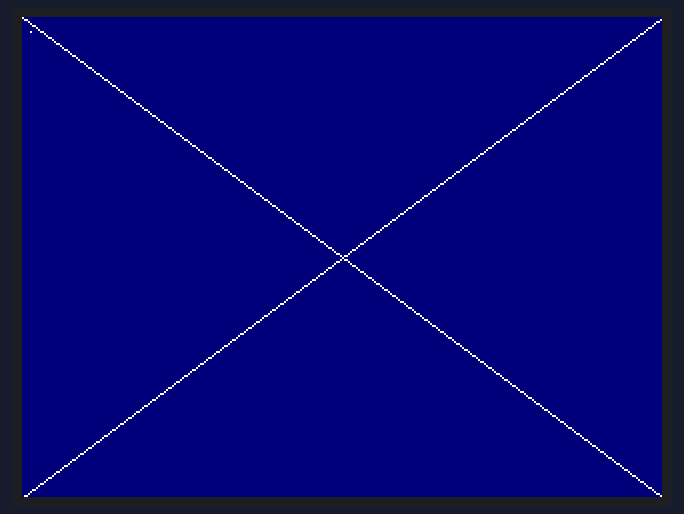
Simulated run of this sketch. Board: ESP32. Parts: 320×240 colour display.

Above: at 0.6 s.
At 1.1 s:
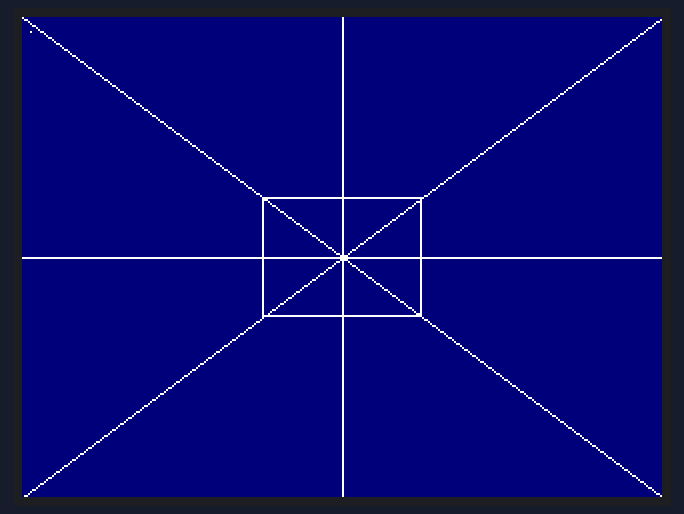
At 1.6 s:
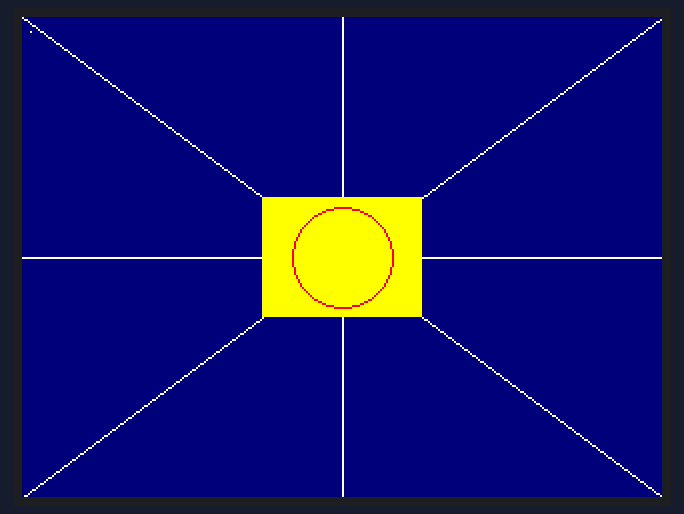
At 2.11 s:
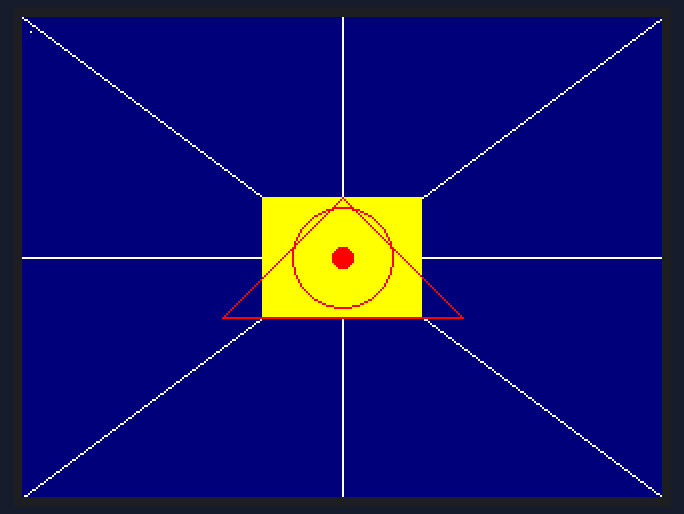
At 2.9 s:
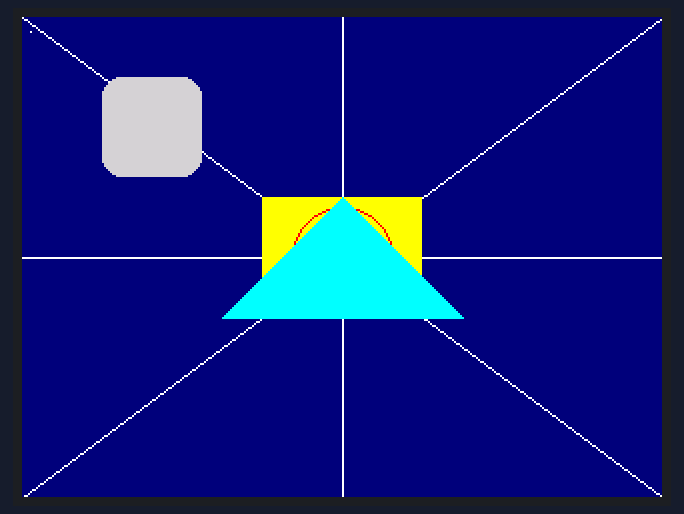
At 9.36 s:
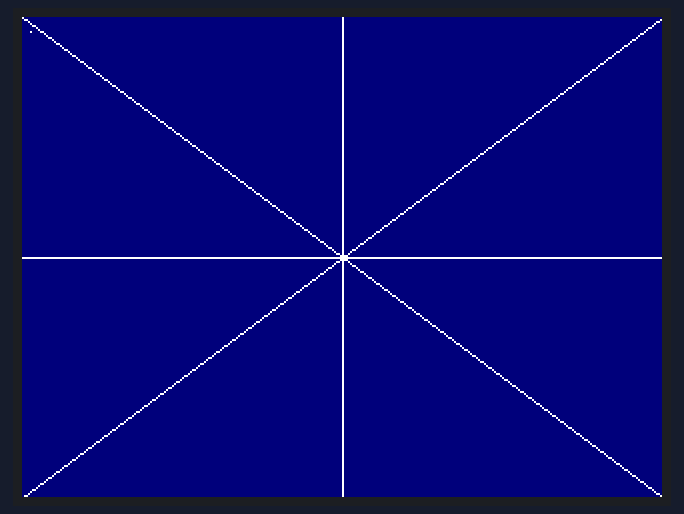

Measured:
- by itself, everything shown: repeats every 8.5 s, in 13 steps

The sketch:

LCD_GraphicsBasics_1.ino
```cpp
/*
 *  Robson Gama da Paixão
 *
 *  Playing with the Seeed TFT LCD Library (included inside the Wio Terminal Board Library)
 *  https://github.com/Seeed-Studio/Seeed_Arduino_LCD
 *
 */

/*
 * Impotant information:
 * The Wio Terminal LCD screen is 2.4 inch, 320*240
 */

#include"TFT_eSPI.h"
TFT_eSPI tft;

void setup() {
    tft.begin();
    tft.setRotation(3);

    tft.fillScreen(TFT_NAVY); // fills entire the screen with colour=NAVY(0,0,128)

}

void loop() {

  tft.drawPixel(4,7,TFT_WHITE); //drawing a white pixel at (4,7)
  delay(250);

  tft.drawLine(0,0,160,120,TFT_WHITE); //drawing a white line from (x0=0, y0=0) to (x1=160,y1=120)
  tft.drawLine(320,0,160,120,TFT_WHITE); //drawing a white line from (x0=320, y0=0) to (x1=160,y1=120)
  tft.drawLine(0,240,160,120,TFT_WHITE); //drawing a white line from (x0=0, y0=240) to (x1=160,y1=120)
  tft.drawLine(320,240,160,120,TFT_WHITE); //drawing a white line from (x0=320, y0=240) to (x1=160,y1=120)
  delay(250);

  tft.drawFastHLine(0,120,320,TFT_WHITE); //A white horizontal line starting from (0,120)
  tft.drawFastVLine(160,0,240,TFT_WHITE); // A white vertical line starting from (160,0)
  delay(250);

  tft.drawRect(120,90,80,60,TFT_WHITE); // A 80x60 white rectangle starting from (120,90)
  delay(250);
  tft.fillRect(120,90,80,60,TFT_YELLOW); // A 100x100 black rectangle starting from (110, 70)
  delay(250);

  tft.drawCircle(160,120,25,TFT_RED); //A white circle origin at (160, 120) with radius of 25
  delay(250);
  tft.fillCircle(160,120,5,TFT_RED); //A filled red circle origin at (160, 120) with radius of 5
  delay(250);

  tft.drawTriangle(160,90,100,150,220,150,TFT_RED); //A red line triangle with points at (160,90), (100,150) and (220,150)
  delay(250);
  tft.fillTriangle(160,90,100,150,220,150,TFT_CYAN); //A cyan filled triangle with points at (160,90), (100,150) and (220,150)
  delay(250);

  tft.drawRoundRect(40,30,50,50,10,TFT_CYAN); //A 50x50 cyan roudned rectangle starting from (40, 30) with corner radius of 10
  delay(250);
  tft.fillRoundRect(40,30,50,50,10,TFT_LIGHTGREY); //A 50x50 light grey roudned rectangle starting from (40, 30) with corner radius of 10
  delay(250);

  for(int i=0; i<5; i++){
    tft.fillScreen(TFT_LIGHTGREY);

    tft.drawChar(64,60,'R',TFT_BLACK, TFT_WHITE,3); // Draw a black character 'R' from (64,60) with background colour as white and size as 3 (range=1 to 7)
    tft.drawChar(96,60,'O',TFT_BLACK, TFT_WHITE,3);
    tft.drawChar(128,60,'B',TFT_BLACK, TFT_WHITE,3);
    tft.drawChar(160,60,'S',TFT_BLACK, TFT_WHITE,3);
    tft.drawChar(192,60,'O',TFT_BLACK, TFT_WHITE,3);
    tft.drawChar(224,60,'N',TFT_BLACK, TFT_WHITE,3);

    tft.setTextColor(TFT_RED);
    tft.setTextSize(2);
    tft.drawString("Wio Terminal is awesome!", 20, 120);

    delay(1000);
  }

  tft.fillScreen(TFT_NAVY);
  delay(250);

}
```
